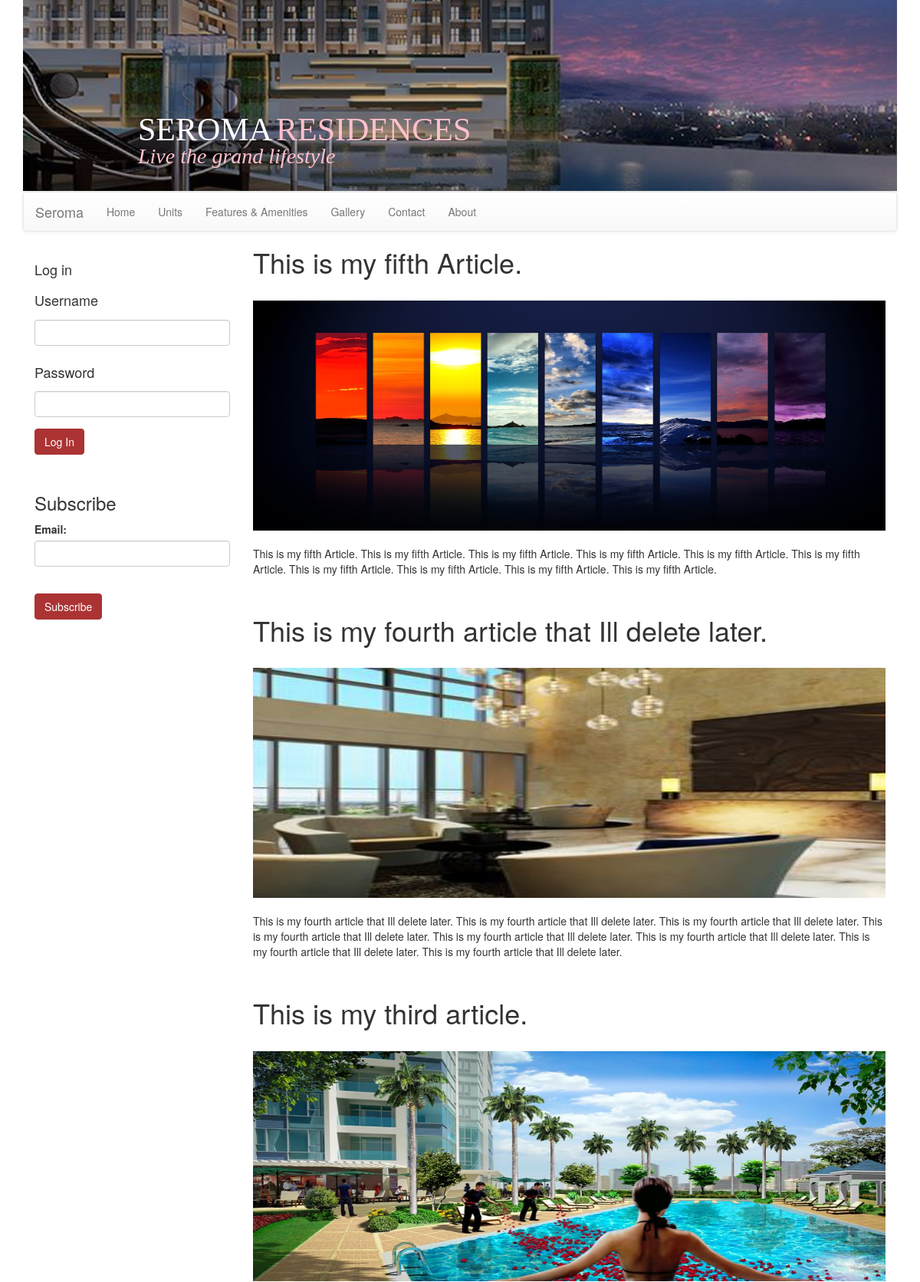
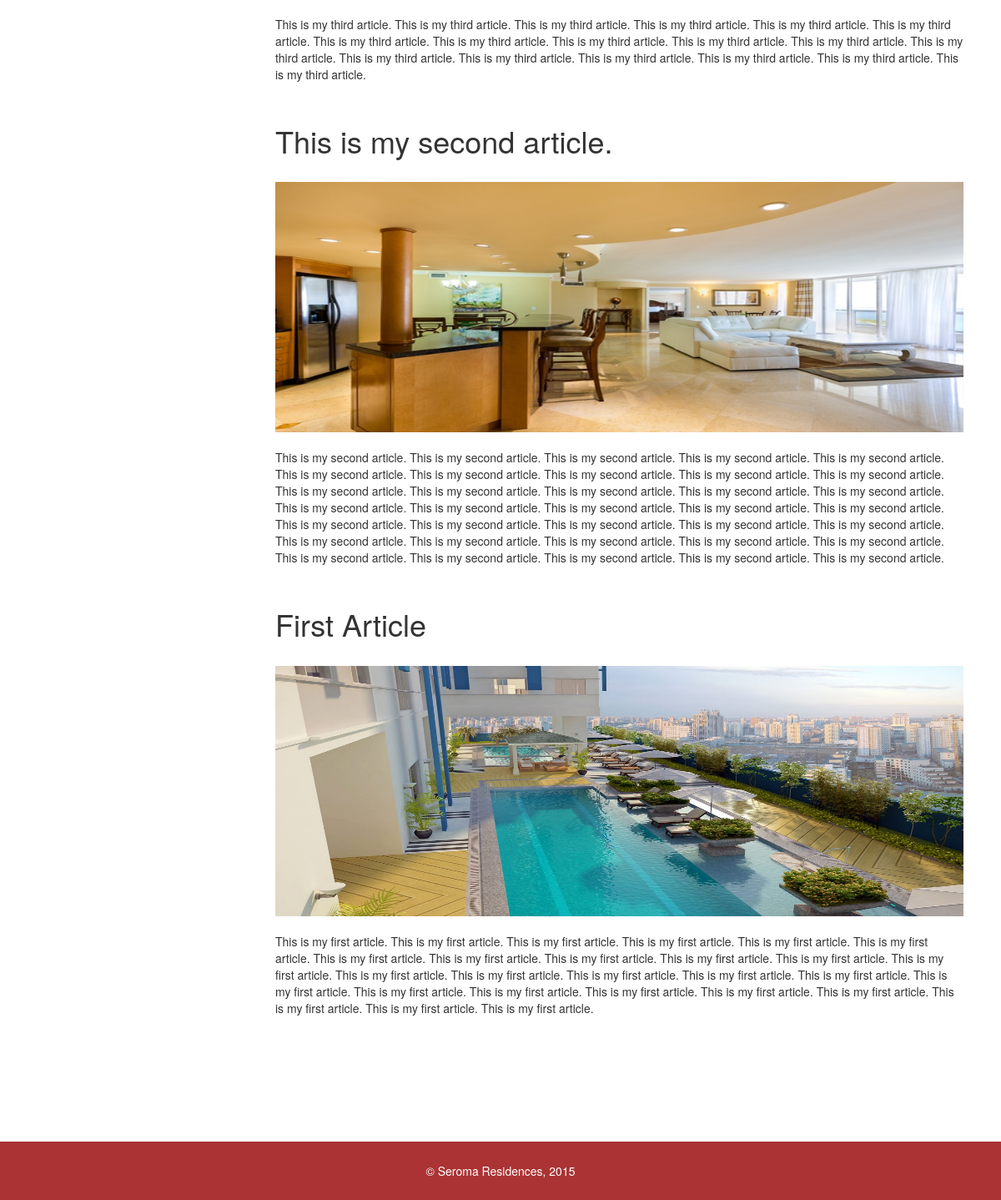
The page / on the database its author committed (2 pictures, top to bottom).
### tables this page shows
CREATE TABLE IF NOT EXISTS `articles` (
  `articleid` int(11) NOT NULL AUTO_INCREMENT,
  `articletitle` varchar(50) NOT NULL,
  `articlebody` varchar(1000) NOT NULL,
  `articledate` timestamp NOT NULL DEFAULT CURRENT_TIMESTAMP ON UPDATE CURRENT_TIMESTAMP,
  `articleimgname` varchar(255) NOT NULL,
  `articleimgtype` varchar(255) NOT NULL,
  `articleimgurl` varchar(255) NOT NULL,
  `articlestatus` smallint(1) NOT NULL,
  PRIMARY KEY (`articleid`)
);

### db.php (called while the page is built, shortened)
<?php
	function site_db()
	{
		try
		{
			return new PDO('mysql:host=localhost;dbname=seroma','root','');
		}
		catch(PDOException $ex)
		{
			echo "Connection Error: ", $ex->getMessage();
		}
	}
	function get_articles()
	{
		$db = site_db();
		$sql = "select articletitle, articlebody, articleimgurl from articles where articlestatus = 1 order by articleid desc";
		$st = $db->prepare($sql);
		$st->execute();
		$rows = $st->fetchAll();
		return $rows;
	}

### home.php (the view, shortened to what this page needs)
<?php
	$username = '';
	$articles = get_articles();
?>
<!Doctype html>
<html>
	<head>
	</head>
	<body>
		<div class="col-md-3">
			<div style="margin-top: 40px;">
				<form role="form" method = "post">
					<div class="form-group">
						<h4>Log in</h4>
						<label><h4>Username</h4></label>
						<input class="form-control" value = "<?php echo htmlentities($username); ?>" type="text" name="username" required = "required"/>
					</div>
					<div class="form-group">
						<label><h4>Password</h4></label>
						<input type="password" name = "password" class="form-control" required = "required"/>
					</div>
					<div class="form-group">
						<button type="submit" class="btn" name="login">Log In</button>
					</div>
				</form>
			</div>
			<div style = "margin-top: 50px;">
			<form class = "form" method = "post">
				<h3>Subscribe</h3>
				<div class = "form-group">
					<label>
						Email:
					</label>
					<br/>
					<input type = "text" name = "subscriberemail" class = "form-control" required = "required"/>
				</div>
				<br/>
				<div class = "form-group">
					<button type = "submit" name = "subscribe" class = "btn">Subscribe</button>
				</div>
			</form>
			</div>
		</div>
		<div class="col-md-9" style="margin-bottom: 20px;">
			<?php foreach($articles as $a): ?>
				<div id="article-title">
					<h1><?php echo htmlentities($a['articletitle']); ?></h1>
				</div><br />
				<div id="article-image">
					<img src="<?php echo htmlentities($a['articleimgurl']); ?>" class = "image-responsive" style = "width: 100%; height: 300px;"/>
				</div><br />
				<div id="article-description">
					<p>
						<?php echo htmlentities($a['articlebody']); ?>
					</p>
				</div><br />
			<?php endforeach; ?>
		</div>
	</body>
</html>

### index.php (style rules this page uses)
body { height:100%; }
.btn { background-color: #AB3334; border-color: #AB3334; color: #FFF; }

### rows shown on the page
articles: articletitle "This is my fifth Article.", articleimgurl (picture), articlebody "This is my fifth Article. This is my fifth Article. This is my fifth Article. This is my fifth Article. This is my fifth Article. This is my fifth Article. This is my fifth Article. This is my fifth Article. This is my fifth Article. This is my fifth Article."
articles: articletitle "This is my fourth article that Ill delete later.", articleimgurl (picture), articlebody "This is my fourth article that Ill delete later. This is my fourth article that Ill delete later. This is my fourth article that Ill delete later. This is my fourth article that Ill delete later. This is my fourth article that Ill delete later. This is my fourth article that Ill delete later. This is my fourth article that Ill delete later. This is my fourth article that Ill delete later."
articles: articletitle "This is my third article.", articleimgurl (picture), articlebody "This is my third article. This is my third article. This is my third article. This is my third article. This is my third article. This is my third article. This is my third article. This is my third article. This is my third article. This is my third article. This is my third article. This is my third article. This is my third article. This is my third article. This is my third article. This is my third article. This is my third article. This is my third article."
articles: articletitle "This is my second article.", articleimgurl (picture), articlebody "This is my second article. This is my second article. This is my second article. This is my second article. This is my second article. This is my second article. This is my second article. This is my second article. This is my second article. This is my second article. This is my second article. This is my second article. This is my second article. This is my second article. This is my second article. This is my second article. This is my second article. This is my second article. This is my second article. This is my second article. This is my second article. This is my second article. This is my second article. This is my second article. This is my second article. This is my second…"
articles: articletitle "First Article", articleimgurl (picture), articlebody "This is my first article. This is my first article. This is my first article. This is my first article. This is my first article. This is my first article. This is my first article. This is my first article. This is my first article. This is my first article. This is my first article. This is my first article. This is my first article. This is my first article. This is my first article. This is my first article. This is my first article. This is my first article. This is my first article. This is my first article. This is my first article. This is my first article. This is my first article. This is my first article. This is my first article. This is my first article."
